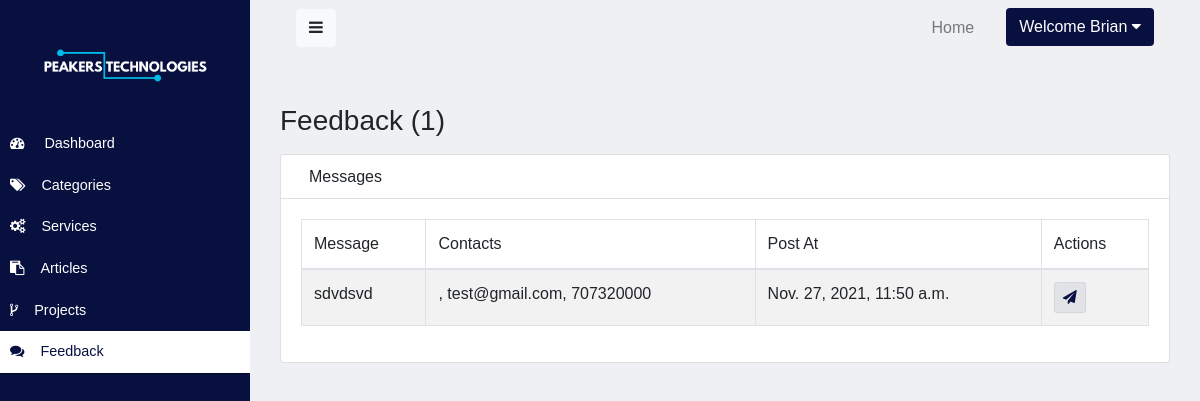
The app's page /staff/feedback (signed in) with its own data.
### website/models.py (models this page shows, shortened)
class Feedback(models.Model):
    message = models.TextField()
    name = models.CharField(max_length = 50, blank=True, null=True)
    email = models.EmailField(max_length=100, blank=True, null=True)
    phone_number = models.IntegerField(blank=True, null=True)
    TYPE_CHOICES = (
        ('G','General'),
        ('Q','Quote'),
    )
    status = models.IntegerField(default=0)
    type = models.CharField(blank=True, null=True, choices=TYPE_CHOICES, max_length=1)
    created_at = models.DateTimeField(auto_now_add=True)
    updated_at = models.DateTimeField(auto_now=True)

### website/views.py (the view)
# urls.py: path('feedback', showFeedback, name="feedback"),
@login_required
def showFeedback(request):
    context = {}
    context['feedback_list'] = Feedback.objects.all()
    return render(request, "admin/feedback.html", context)

### website/templates/admin/feedback.html
{% extends 'admin/layouts/admin-base.html' %}
{% block 'content' %}
<div class="container">
    <h3 class="mt-5 mb-3">Feedback ({{feedback_list | length}})</h3>
    <div class="row justify-content-center">
        <div class="col-lg-12">
            <div class="card">
                <div class="card-header">
                    <h6 class="ml-2 my-auto">Messages</h6>
                </div>
                <div class="card-body">
                    <table class="table table-striped table-bordered">
                        <thead>
                            <tr>
                                <td>Message</td>
                                <td>Contacts</td>
                                <td>Post At</td>
                                <td>Actions</td>
                            </tr>
                        </thead>
                        <tbody>
                            {% for feedback in feedback_list %}
                            <tr>
                                <td>{{feedback.message}}</td>
                                <td>{{feedback.Name}}, {{feedback.email}}, {{feedback.phone_number}}</td>
                                <td>{{feedback.created_at}}</td>
                                <td>
                                    <button onclick="sendEmailModal('{{feedback.email}}')" class="btn btn-text-main btn-sm">
                                        <i class="fa fa-paper-plane"></i>
                                    </button>
                                </td>
                            </tr>
                            {% endfor %}
                        </tbody>
                    </table>
                </div>
            </div>
        </div>
    </div>
</div>
{% endblock %}

### website/templates/admin/layouts/admin-nav.html (shortened to what this page needs)
<nav class="navbar navbar-expand-lg navbar-light w-100">
    <div class="container-fluid">
        <button type="button" id="sidebarCollapse" class="btn btn-light">
            <i class="fa fa-bars"></i>
        </button>
        <div class="collapse navbar-collapse" id="myNavigation">
            <ul class="navbar-nav ml-auto">
                <li class="nav-item"><a class="nav-link" href="{% url 'home' %}">Home</a></li>
                {% if user.is_authenticated %}
                    <li class="nav-item dropdown ml-lg-4">
                        <a class="btn btn-main " href="#" id="navbarDropdown" role="button"
                         data-toggle="dropdown" aria-haspopup="true" aria-expanded="false">
                            Welcome {{user|title}}  <i class="fa fa-caret-down"></i>
                        </a>
                      </li>
                {% endif %}
            </ul>
        </div>
    </nav>

### website/static/css/style.css (style rules this page uses)
:root { --primary: #081040; --primary_hover: #020822; --secondary: #00BCE9; --secondary-hover: #028daf; --accent: #F09808; --accent-hover: #F09808; --light-background: #08104010; --transition-time: 0.5s; --color: #081040; }
body { background-color: var(--light-background); font-family: 'Heebo'; }
.btn-main { color: white; background-color: var(--primary); }
.btn-text-main { color: var(--primary); background-color: var(--light-background); border: 1px solid var(--light-background); }

### website/static/css/admin-style.css (style rules this page uses)
:root { --primary: #081040; --primary_hover: #020822; --secondary: #00BCE9; --secondary-hover: #028daf; --accent: #BCE900; --accent-hover: #8caf00; --light-background: #08104010; }
body { background-color: var(--light-background); font-family: 'League Spartan', arial; }
.card-header { background-color: white !important; }
a, a:hover, a:focus { color: inherit; text-decoration: none; transition: all 0.3s; }

### records on screen
Feedback: message "sdvdsvd", email "test@gmail.com", phone_number "707320000", created_at "Nov. 27, 2021, 11:50 a.m."

### other values on screen
{{ user|title }} "Brian"
{{ feedback_list | length }} "1"
